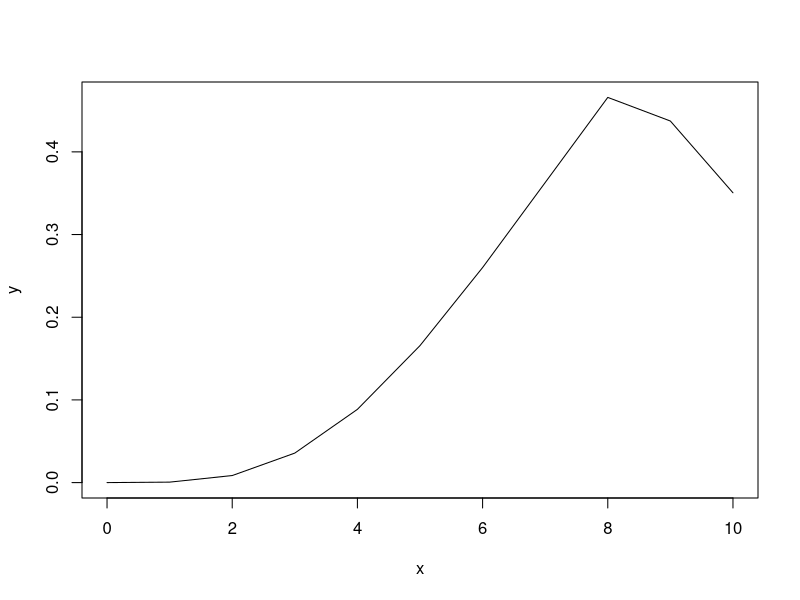

This chart was generated by the following R code:
## ---- chunk 1
x <- 0:10

y <- pchisq(x, df = 9)

# any value greater than 0.5 is subtracted from 1
y[y > 0.5] <- 1 - y[y > 0.5]

plot(x,y,type="l")
## ---- chunk 2
drinks <- c(3, 8, 15, 7, 5, 20, 18, 8, 10, 12)
## ---- chunk 3
# sum all values for total number
N <- sum(drinks)

# get length of vector for categories
cats <- length(drinks)

# repeat calculation same number of times as length
exp_drinks <- rep(N/cats, cats)

exp_drinks
## ---- chunk 4
chi_vals <- ((drinks - exp_drinks)^2)/exp_drinks

chi_vals
## ---- chunk 5
sum(chi_vals)
## ---- chunk 6
pchisq(sum(chi_vals), # chi stat
       df = length(chi_vals) - 1, # degrees of freedom
       lower.tail = FALSE) # looking RIGHT
## ---- chunk 7
chisq.test(drinks)
## ---- chunk 8
data <- matrix(data = c(3,7,9,1), nrow = 2, ncol = 2, byrow = T)

colnames(data) <- c("R", "No R")
rownames(data) <- c("Non-biology", "Biology")

data
## ---- chunk 9
# total datapoints
N <- sum(data)

expected <- matrix(data = c(0.25*N,0.25*N,0.25*N,0.25*N), nrow = 2, ncol = 2, byrow = T)

colnames(expected) <- c("R", "No R")
rownames(expected) <- c("Non-biology", "Biology")

expected
## ---- chunk 10
o_e <- data - expected

o_e
## ---- chunk 11
o_e2 <- o_e^2

o_e2
## ---- chunk 12
chi_matrix <- o_e2/expected

chi_matrix
## ---- chunk 13
sum(chi_matrix)
## ---- chunk 14
pchisq(8, df = 1, lower.tail = F)
## ---- chunk 15
data_colsums <- colSums(data)
data_rowsums <- rowSums(data)
N <- sum(data)

expected <- matrix(data = c(data_colsums[1]*data_rowsums[1],
                            data_colsums[2]*data_rowsums[1],
                            data_colsums[1]*data_rowsums[2],
                            data_colsums[2]*data_rowsums[2]),
                   nrow = 2, ncol = 2, byrow = T)

# divide by total number
expected <- expected/N

colnames(expected) <- colnames(data)
rownames(expected) <- rownames(data)

expected
## ---- chunk 16
e_o2 <- ((data - expected)^2)/expected

sum(e_o2)
## ---- chunk 17
data <- matrix(data = c(3,7,9,1), nrow = 2, ncol = 2, byrow = T)

colnames(data) <- c("R", "No R")
rownames(data) <- c("Non-biology", "Biology")

data
## ---- chunk 18
chisq.test(data, correct = F)
## ---- chunk 19
chisq.test(data)
## ---- chunk 20
stats_students = matrix(data = c(8,1,3,5),
                        byrow = T, ncol = 2, nrow = 2)

stats_students
## ---- chunk 21
fisher.test(stats_students)
